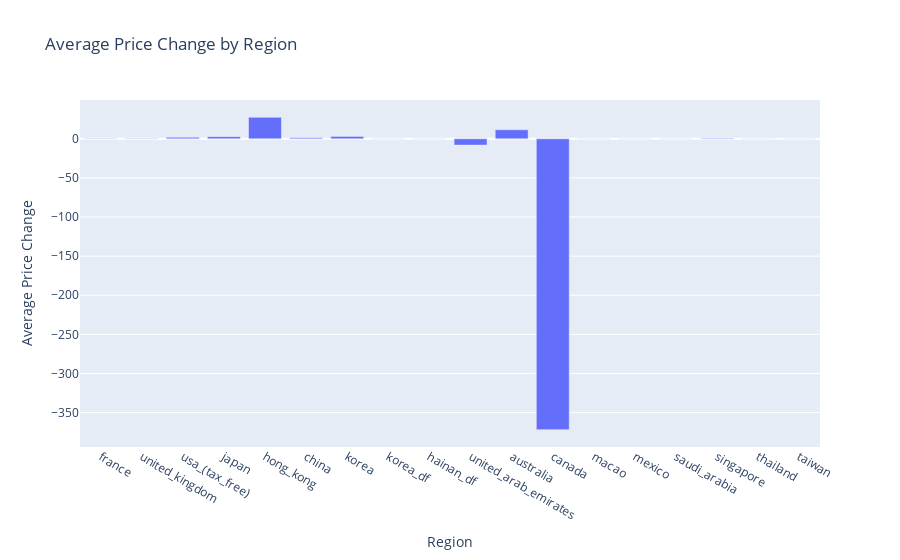

The cell this chart's notebook holds for it:
### Code cell
# Calculate the mean price change for each region

avg_price_change = pd.DataFrame({
    'Region': price_columns_week1,
    'Average Price Change': [df_merged[f"{region}_price_difference"].mean() for region in price_columns_week1]
})

# Plot average price change by region
fig = px.bar(avg_price_change, x='Region', y='Average Price Change',
             title='Average Price Change by Region')
fig.show()

### Figure 1 — Plotly figure (JSON) as saved in the notebook; plotly's stock layout.template omitted (floating-point values rounded to 4 significant figures)
{"data": [{"alignmentgroup": "True", "hovertemplate": "Region=%{x}<br>Average Price Change=%{y}<extra></extra>", "legendgroup": "", "marker": {"color": "#636efa", "pattern": {"shape": ""}}, "name": "", "offsetgroup": "", "orientation": "v", "showlegend": false, "textposition": "auto", "type": "bar", "x": ["france", "united_kingdom", "usa_(tax_free)", "japan", "hong_kong", "china", "korea", "korea_df", "hainan_df", "united_arab_emirates", "australia", "canada", "macao", "mexico", "saudi_arabia", "singapore", "thailand", "taiwan"], "xaxis": "x", "y": [0.4109, 0.549, 1.87, 2.79, 27.46, 1.376, 3.099, 0, 0, -8.017, 11.57, -371.8, 0, 0, 0, 0.8803, 0, 0], "yaxis": "y"}], "layout": {"autosize": true, "barmode": "relative", "legend": {"tracegroupgap": 0}, "title": {"text": "Average Price Change by Region"}, "xaxis": {"anchor": "y", "autorange": true, "domain": [0, 1], "range": [-0.5, 17.5], "title": {"text": "Region"}, "type": "category"}, "yaxis": {"anchor": "x", "autorange": true, "domain": [0, 1], "range": [-394.0, 49.64], "title": {"text": "Average Price Change"}, "type": "linear"}}}
